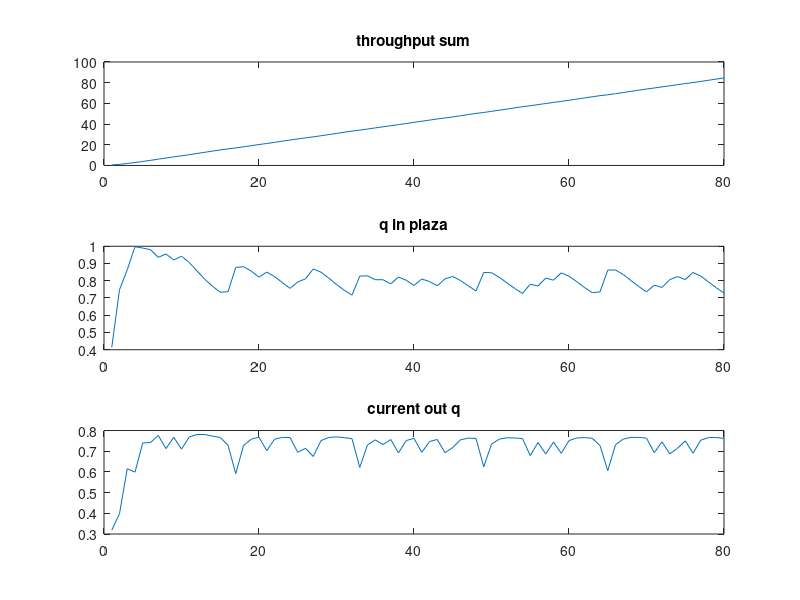

Recreate this plot in MATLAB.

function s=merge_sim()
    area = [
        3 1 0 0 0 0 0 0 0 0 0 0 0;
        3 3 3 3 1 0 0 0 0 0 0 0 0;
        3 3 3 3 3 3 3 1 0 0 0 0 0;
        3 3 3 3 3 3 3 3 3 3 1 0 0;
        2 2 2 2 2 2 2 2 2 2 2 2 2;
        %2 2 2 2 2 2 2 2 2 2 2 2 2;
        2 2 2 2 2 2 2 2 2 2 2 2 2;
        6 6 6 6 6 6 6 6 6 6 4 0 0;
        6 6 6 6 6 6 6 4 0 0 0 0 0;
        6 6 6 6 4 0 0 0 0 0 0 0 0;
        6 4 0 0 0 0 0 0 0 0 0 0 0;
    ];
    auto = [0 0];
    [L,C]=size(area);
    Q = zeros(L,C);
    Out = 0;
    HO =[];
    SUM = [];
    s = 0;
    HF =[];
    figure;
    cur_flow = 0;
    in_flow = 0;
    HI = [];
    hold on
    for t=0:79
    for i=1:C
        for j=1:round(L/2)
            cj=L-j+1;
            if (i == 1)
                k = 0.9;
                if (calv(Q(j,i))>0.5)
                    in = k*(poisspdf(j,round(L/2+1)));%* calv(Q(j,i))
                    if(j==4||j==5)
                        %in = in*1.4;
                    end
                    Q(j,i) = Q(j,i)+in;
                    %in_flow = in_flow + in;
                     cur_flow = cur_flow + in;
                end
                if (calv(Q(cj,i))>0.5)
                    in = k*(poisspdf(cj,L/2));%* calv(Q(j,i))
                    Q(cj,i) = Q(cj,i)+in;
                    %in_flow = in_flow + in;
                     cur_flow = cur_flow + in;
                end
            end
            if (area(j,i) == 3)
                [Q(j,i),Q(j+1,i),Q(j,i+1)]=flow_div(Q(j,i),Q(j+1,i),Q(j,i+1));
            end
            if(cj == j)
                if(i==C)
                    div = Q(j,i) *calv(Q(j,i));
                    Out = Out + div;
                    s = s + Out;
                    cur_flow = cur_flow - div ;
                    Q(j,i) = Q(j,i) - div;
                else
                    [Q(j,i),Q(j,i+1)]=flow_forward(Q(j,i),Q(j,i+1));
                end
            end
            if (area(cj,i) == 2 && cj ~= j)
                if(i==C)
                    div = Q(cj,i) * calv(Q(cj,i));
                    Out = Out + div;
                    s = s + Out;
                    cur_flow = cur_flow - div ;
                    Q(cj,i) = Q(cj,i) - div;
                else
                    [Q(cj,i),Q(cj,i+1)]=flow_forward(Q(cj,i),Q(cj,i+1));
                    if(area(cj-1,i)==2)
                        [Q(cj,i),Q(cj-1,i)]=flow_updown(Q(cj,i),Q(cj-1,i));
                    end
                end
            end
            if (area(j,i) == 2 && cj ~= j)
                if(i==C)
                    div = Q(j,i) * calv(Q(j,i));
                    Out = Out + div;
                    s = s + Out;
                    cur_flow = cur_flow - div ;
                    Q(j,i) = Q(j,i) - div;
                else
                    [Q(j,i),Q(j,i+1)]=flow_forward(Q(j,i),Q(j,i+1));
                    if(area(j+1,i)==2)
                       [Q(j,i),Q(j+1,i)]=flow_updown(Q(j,i),Q(j+1,i));
                    end
                end
            end
            if (area(j,i) == 1) % down
                [Q(j,i),Q(j+1,i)]=flow_updown(Q(j,i),Q(j+1,i));
            end
            
            if (area(cj,i) == 4) % up
                 [Q(cj,i),Q(cj-1,i)]=flow_updown(Q(cj,i),Q(cj-1,i));
            end
            if (area(cj,i) == 6) % up left
                [Q(cj,i),Q(cj-1,i),Q(cj,i+1)]=flow_div(Q(cj,i),Q(cj-1,i),Q(cj,i+1));
            end
        end
    end
    %HI = [HI in_flow];
    HF = [HF cur_flow];
    SUM = [SUM  s];
    HO = [HO Out];
    %in_flow = 0;
    Out = 0;
    drawnow
    
    subplot(3,1,1);
    plot(SUM);
    title('throughput sum');
    subplot(3,1,2);
    plot(HF);
    title('q in plaza');
    subplot(3,1,3);
    plot(HO);
    title('current out q');
    
    %draw_m(Q);
    %pause(0.01);
    end
    %s
    %draw_m(Q);
    %matrixplot(Q,'DisplayOpt','off','FigSize','Auto','ColorBar','on');
end

function v=calv(q)
    v=2/(1+exp(q));
    %v=max(v,0.1);
    return
end


function [q,qd,ql]=flow_div(q,qd,ql)
    k=0.9;
    if(qd<ql)
        dq = k*q*calv(qd);
        q = q - dq;
        qd = qd +dq;
        dq = q*calv(ql);
        q = q-dq;
        ql = ql + dq;
    else
        dq = q*calv(ql);
        q = q - dq;
        ql = ql +dq;
        dq = k*q*calv(qd);
        q = q-dq;
        qd = qd + dq;
    end
    return
end

function [q,qf]=flow_forward(q,qf)
    v=calv(qf);
    %vf=calv(qf);
    dq = v*q;
    q = q-dq;
    qf = qf+dq;
    return
end

function [q,qu]=flow_updown(q,qu)
    k=0.3;
    dq = k*q*calv(qu);
    q = q-dq;
    qu = qu+dq;
    return
end
